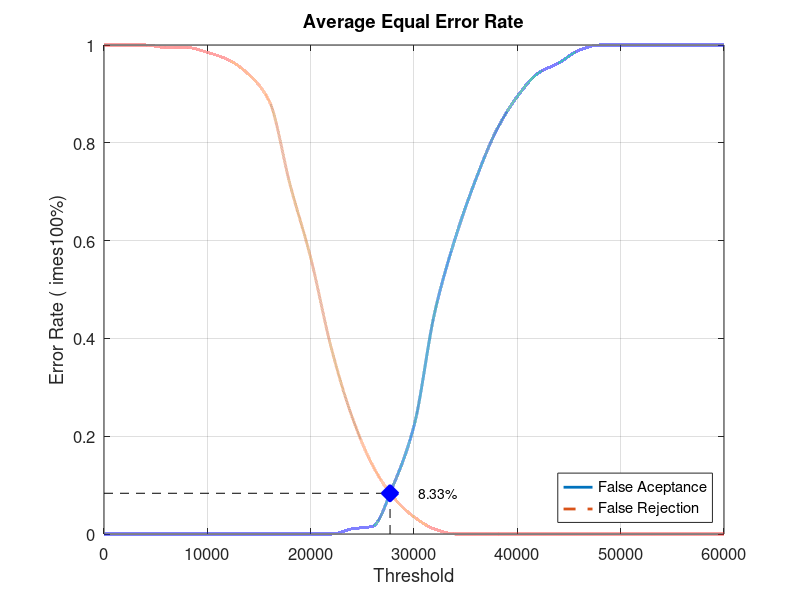
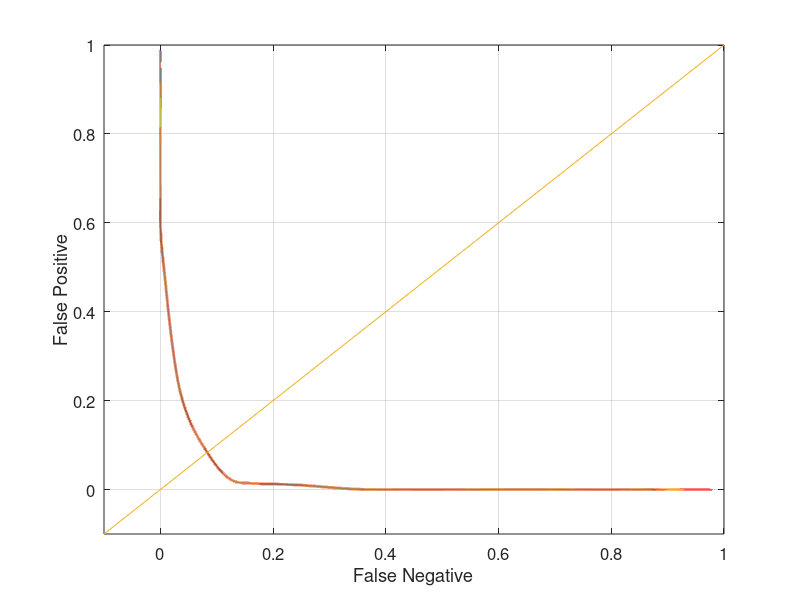

The MATLAB source for these figures, in order:
close all;
clear;
clc;
x = 0:2000:60000;
xq = 0:0.5:60000;

y0 = [0 0 0 0 0 0 0 0 0 0 0 0 0.0105263 0.0157895 0.1 0.221053 0.452632 0.605263 0.726316 0.826316 0.894737 0.942105 0.963158 0.989474 1 1 1 1 1 1 1]
yy0 = interp1(x, y0, xq, 'pchip');
y1 = [1 1 1 0.995 0.995 0.985 0.97 0.94 0.885 0.715 0.565 0.38 0.24 0.14 0.075 0.035 0.01 0 0 0 0 0 0 0 0 0 0 0 0 0 0]
yy1 = interp1(x, y1, xq, 'pchip');

% Calculating EER: 
y2 = abs(y0 - y1);
find(y2 == min(y2))
yy2 = abs(yy0 - yy1);
xEER = find(yy2 == min(yy2));
xEERIndex = xq(xEER) % X-axis EER
yEER = yy0(xEER) % Y-axis EER

main = figure
plot(xq, yy0,'-','LineWidth', 2);	hold on
plot(xq, yy1,'--','LineWidth', 2);	hold on
plot([xEERIndex xEERIndex], [0 yEER], 'k--');	hold on
plot([0 xEERIndex], [yEER yEER], 'k--');	hold on
plot(xEERIndex, yEER, 'bx', 'LineWidth', 10);	hold on
text(xEERIndex + 10 * xEERIndex / 100, yEER, [num2str(round((10000 * yEER)) / 100) '%'])
legend('False Aceptance', 'False Rejection', 'Location', 'SouthEast')
xlabel('Threshold')
ylabel('Error Rate (	imes100%)')
title('Average Equal Error Rate')
set(gca, 'FontSize', 12)
axis([0 60000 0 1])
grid on

print(main, 'Database5_2Main', '-dpng');
FNRxFPR = figure('Color', [1 1 1]);
plot(yy1, yy0, '-', yy1, yy0, 'LineWidth', 2);
hold on
y = -0.1:0.1:1
plot(y, y); 
set(gca, 'FontSize', 12)
xlabel('False Negative')
ylabel('False Positive')
axis([-0.1 1 -0.1 1])
set(gca, 'FontSize', 12)
grid on

print(FNRxFPR, 'Database5_2FNRxFPR','-dpng');
